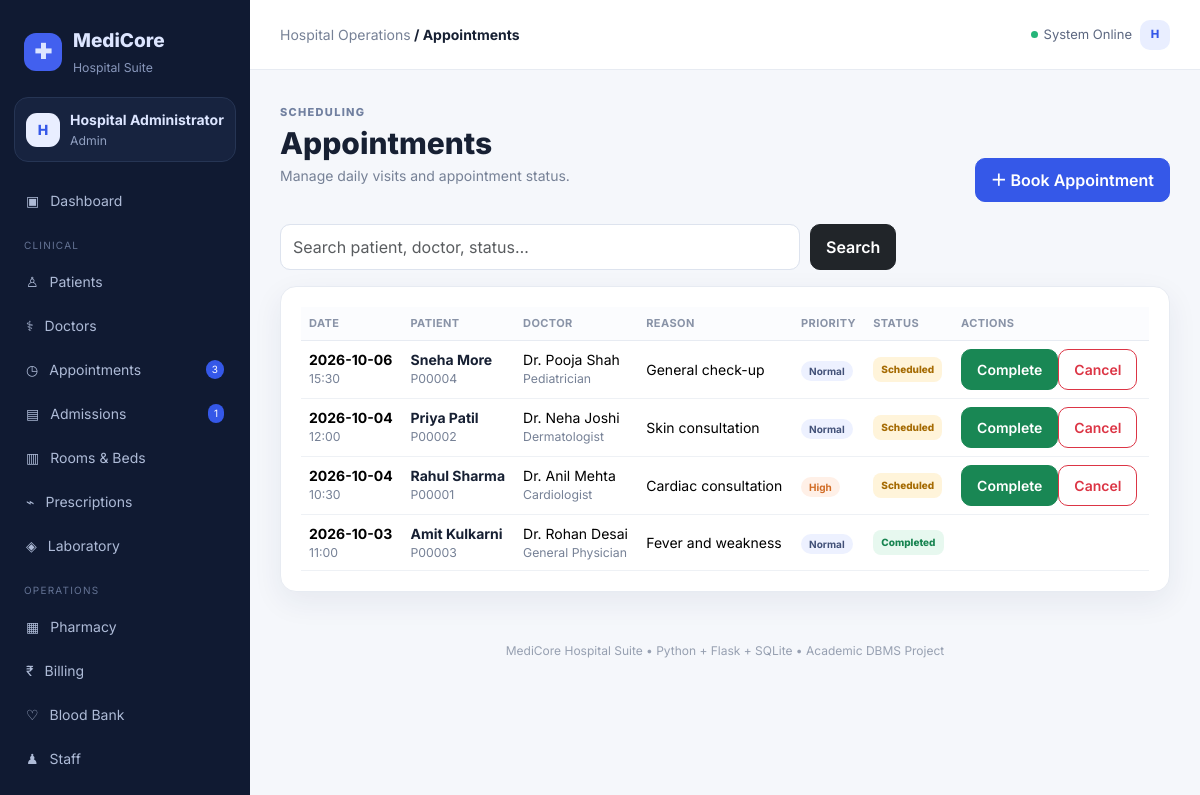
The app's page /appointments (signed in) with its own data.
### tables this page shows
CREATE TABLE appointments(
 appointment_id INTEGER PRIMARY KEY AUTOINCREMENT, patient_id INTEGER NOT NULL,doctor_id INTEGER NOT NULL,
 appointment_date TEXT NOT NULL,appointment_time TEXT NOT NULL,reason TEXT,status TEXT DEFAULT 'Scheduled',
 priority TEXT DEFAULT 'Normal',notes TEXT,created_at TEXT DEFAULT CURRENT_TIMESTAMP,
 FOREIGN KEY(patient_id) REFERENCES patients(patient_id) ON DELETE CASCADE,
 FOREIGN KEY(doctor_id) REFERENCES doctors(doctor_id) ON DELETE CASCADE
);

CREATE TABLE patients(
 patient_id INTEGER PRIMARY KEY AUTOINCREMENT, patient_code TEXT UNIQUE NOT NULL, name TEXT NOT NULL,
 dob TEXT, age INTEGER NOT NULL, gender TEXT NOT NULL, blood_group TEXT, phone TEXT,email TEXT,address TEXT,
 emergency_contact TEXT,allergies TEXT,primary_doctor_id INTEGER,insurance_provider TEXT,
 status TEXT DEFAULT 'Active',created_at TEXT DEFAULT CURRENT_TIMESTAMP,
 FOREIGN KEY(primary_doctor_id) REFERENCES doctors(doctor_id)
);

CREATE TABLE doctors(
 doctor_id INTEGER PRIMARY KEY AUTOINCREMENT, name TEXT NOT NULL, specialization TEXT, department_id INTEGER,
 phone TEXT,email TEXT,license_no TEXT,consultation_fee REAL DEFAULT 0,
 available_days TEXT,available_time TEXT,status TEXT DEFAULT 'Active',
 FOREIGN KEY(department_id) REFERENCES departments(department_id)
);

### app.py (the view)
@app.route("/appointments")
@login_required
def appointments():
    q=request.args.get("q","").strip()
    sql="""SELECT a.*,p.patient_code,p.name patient_name,d.name doctor_name,d.specialization
           FROM appointments a JOIN patients p ON a.patient_id=p.patient_id JOIN doctors d ON a.doctor_id=d.doctor_id WHERE 1=1"""
    params=[]
    if q: sql+=" AND (p.name LIKE ? OR d.name LIKE ? OR a.status LIKE ?)"; params=[f"%{q}%"]*3
    sql+=" ORDER BY a.appointment_date DESC,a.appointment_time DESC"
    return render_template("appointments/list.html",appointments=query(sql,params),q=q)

### app.py (called while the page is built)
def get_db():
    conn = sqlite3.connect(DB_PATH)
    conn.row_factory = sqlite3.Row
    conn.execute("PRAGMA foreign_keys = ON")
    conn.execute("PRAGMA journal_mode = WAL")
    return conn

def query(sql, params=()):
    conn = get_db()
    cur = conn.execute(sql, params)
    rows = [dict(r) for r in cur.fetchall()]
    conn.close()
    return rows

def one(sql, params=()):
    conn = get_db()
    row = conn.execute(sql, params).fetchone()
    result = dict(row) if row else None
    conn.close()
    return result

def login_required(fn):
    @wraps(fn)
    def wrapper(*args, **kwargs):
        if "user_id" not in session:
            flash("Please login first.", "warning")
            return redirect(url_for("login"))
        return fn(*args, **kwargs)
    return wrapper

@app.context_processor
def globals():
    return {
        "current_date": date.today(),
        "app_name": "MediCore Hospital",
        "nav_count": {
            "pending": one("SELECT COUNT(*) c FROM appointments WHERE status='Scheduled'")["c"],
            "admitted": one("SELECT COUNT(*) c FROM admissions WHERE status='Admitted'")["c"]
        }
    }

### templates/appointments/list.html
{% extends "base.html" %}{% block title %}Appointments{% endblock %}
{% block content %}<div class="page-head"><div><span class="eyebrow">SCHEDULING</span><h1>Appointments</h1><p class="muted">Manage daily visits and appointment status.</p></div><a class="btn btn-primary" href="{{url_for('add_appointment')}}">＋ Book Appointment</a></div>
<form class="filter-bar mb-3"><input name="q" value="{{q}}" class="form-control" placeholder="Search patient, doctor, status…"><button class="btn btn-dark">Search</button></form>
<div class="panel"><div class="table-responsive"><table class="table align-middle"><thead><tr><th>Date</th><th>Patient</th><th>Doctor</th><th>Reason</th><th>Priority</th><th>Status</th><th>Actions</th></tr></thead><tbody>
{% for a in appointments %}<tr><td><b>{{a.appointment_date}}</b><div class="muted small">{{a.appointment_time[:5]}}</div></td><td><a class="name-link" href="{{url_for('patient_detail',patient_id=a.patient_id)}}">{{a.patient_name}}</a><div class="small muted">{{a.patient_code}}</div></td><td>{{a.doctor_name}}<div class="small muted">{{a.specialization}}</div></td><td>{{a.reason or '—'}}</td><td><span class="pill {{a.priority|lower}}">{{a.priority}}</span></td><td><span class="status-badge {{a.status|lower|replace(' ','-')}}">{{a.status}}</span></td><td>{% if a.status=='Scheduled' %}<form class="d-inline" method="post" action="{{url_for('appointment_status',appointment_id=a.appointment_id,status='Completed')}}"><button class="btn btn-sm btn-success">Complete</button></form><form class="d-inline" method="post" action="{{url_for('appointment_status',appointment_id=a.appointment_id,status='Cancelled')}}"><button class="btn btn-sm btn-outline-danger">Cancel</button></form>{% endif %}</td></tr>{% else %}<tr><td colspan="7" class="empty">No appointments.</td></tr>{% endfor %}</tbody></table></div></div>{% endblock %}

### static/style.css (style rules this page uses)
:root { --bg:#f5f7fb;--panel:#fff;--text:#172033;--muted:#768196;--line:#e7ebf2;--primary:#3558e8;--navy:#1a2550;--shadow:0 10px 30px rgba(30,42,80,.07) }
* { box-sizing:border-box }
body { margin:0;background:var(--bg);color:var(--text);font-family:Inter,system-ui,sans-serif;font-size:14px }
.muted { color:var(--muted) }
.page-head { display:flex;align-items:flex-end;justify-content:space-between;gap:20px;margin-bottom:22px }
.eyebrow { font-size:11px;letter-spacing:1.3px;color:#7180a0;font-weight:800 }
.page-head h1 { font-size:30px;margin:4px 0;font-weight:800 }
.btn { border-radius:10px;padding:9px 15px;font-weight:600 }
.btn-primary { background:var(--primary);border-color:var(--primary) }
.filter-bar { display:flex;gap:10px }
.filter-bar .form-control { max-width:520px }
.form-control,.form-select { border-radius:10px;border-color:#dde3ee;padding:10px 12px }
.panel { background:var(--panel);border:1px solid var(--line);border-radius:16px;box-shadow:var(--shadow);padding:20px }
.pill { border-radius:99px;padding:4px 8px;font-size:10px;font-weight:700;background:#edf1ff;color:#425178 }
.pill.high { background:#fff0e7;color:#d16b24 }
.table { --bs-table-bg:transparent;margin-bottom:0 }
.table th { font-size:11px;text-transform:uppercase;letter-spacing:.4px;color:#8993a7;background:#fbfcfe;border-bottom:1px solid var(--line) }
.table td { border-color:#eef1f5 }
.name-link { color:#172033;text-decoration:none;font-weight:700 }
.status-badge { display:inline-block;padding:5px 8px;border-radius:8px;font-size:10px;font-weight:800;background:#eef1f6;color:#5f6980 }
.status-badge.completed,.status-badge.paid,.status-badge.admitted,.status-badge.normal,.status-badge.success { background:#e7f8ef;color:#188451 }
.status-badge.pending,.status-badge.scheduled { background:#fff4da;color:#a56b03 }

### records on screen
appointments: appointment_date "2026-10-06", appointment_time "15:30", patient_name "Sneha More", patient_code "P00004", doctor_name "Dr. Pooja Shah", specialization "Pediatrician", reason "General check-up", priority "Normal", status "Scheduled"
appointments: appointment_date "2026-10-04", appointment_time "12:00", patient_name "Priya Patil", patient_code "P00002", doctor_name "Dr. Neha Joshi", specialization "Dermatologist", reason "Skin consultation", priority "Normal", status "Scheduled"
appointments: appointment_date "2026-10-04", appointment_time "10:30", patient_name "Rahul Sharma", patient_code "P00001", doctor_name "Dr. Anil Mehta", specialization "Cardiologist", reason "Cardiac consultation", priority "High", status "Scheduled"
appointments: appointment_date "2026-10-03", appointment_time "11:00", patient_name "Amit Kulkarni", patient_code "P00003", doctor_name "Dr. Rohan Desai", specialization "General Physician", reason "Fever and weakness", priority "Normal", status "Completed"

### other values on screen
{{ session.get('full_name','U')[0] }} "H"
{{ session.get('full_name') }} "Hospital Administrator"
{{ session.get('role') }} "Admin"
{{ nav_count.pending }} "3"
{{ nav_count.admitted }} "1"
